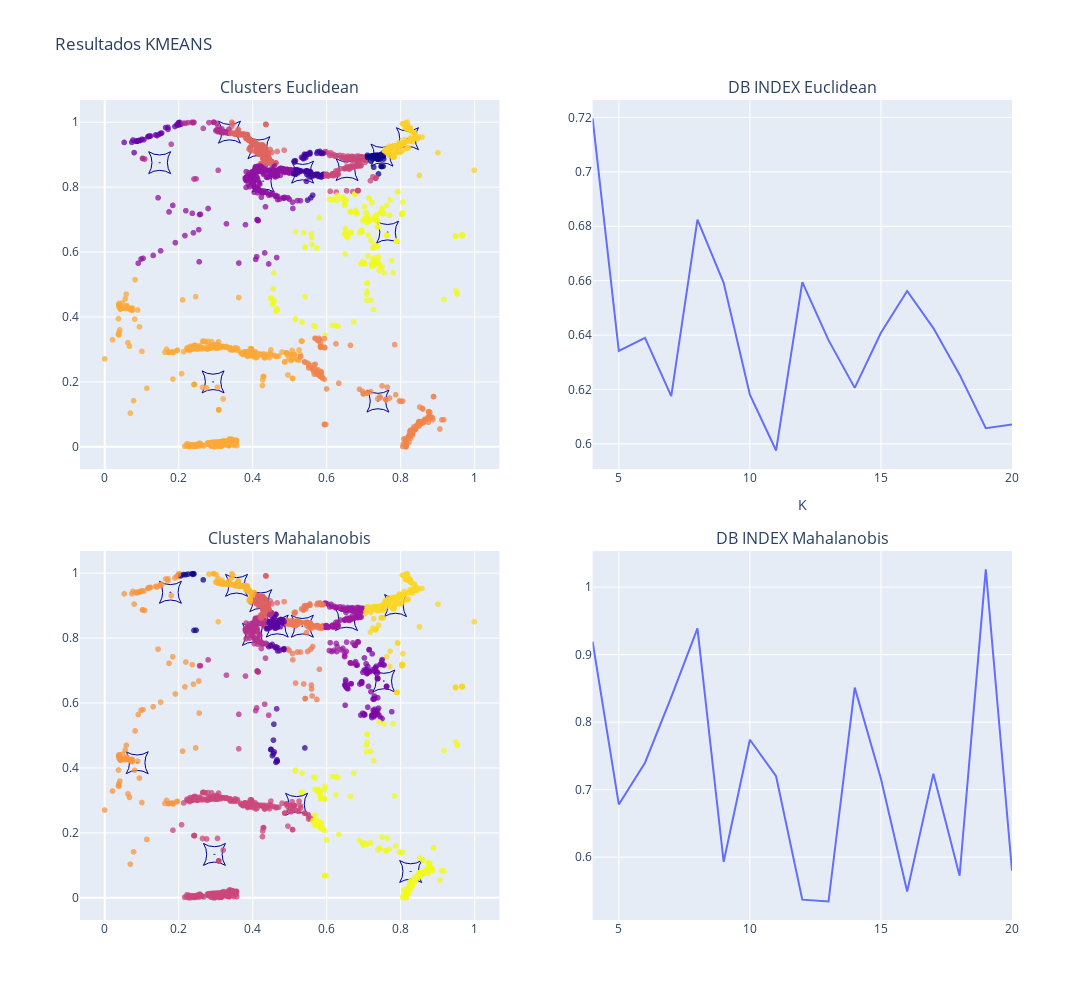

The notebook cell this image was saved under:
### Markdown cell above
## PLOT

### Code cell
fig = None
fig = make_subplots(
    rows=2,
    cols=2,
    subplot_titles=[
        "Clusters Euclidean",
        "DB INDEX Euclidean",
        "Clusters Mahalanobis",
        "DB INDEX Mahalanobis",
        
    ],
    vertical_spacing=0.1
)

data_11 = px.scatter(X_km, x= 0, y= 1, color="labels_euclidean", opacity=0.75).data[0]
data_12 = px.line(x=list(range(4, 21)), y=db_euclidean_list).data[0]

fig.add_trace(data_11, row=1, col=1)
fig.add_trace(data_12, row=1, col=2)

fig.add_trace(
    go.Scatter(
        x=pd.DataFrame(kmeans_euclidean.centroids)[0],
        y=pd.DataFrame(kmeans_euclidean.centroids)[1],
        mode="markers",
        marker=dict(size=20, color="darkblue", symbol="321"),
    ),
    row=1,
    col=1,
)


data_21 = px.scatter(X_km, x=0, y=1, color="labels_mahalanobis", opacity=0.75).data[0]
data_22 = px.line(x=list(range(4, 21)), y=db_mahalanobis_list).data[0]

fig.add_trace(data_21, row=2, col=1)
fig.add_trace(data_22, row=2, col=2)

fig.add_trace(
    go.Scatter(
        x=pd.DataFrame(kmeans_mahalanobis.centroids)[0],
        y=pd.DataFrame(kmeans_mahalanobis.centroids)[1],
        mode="markers",
        marker=dict(size=20, color="darkblue", symbol="321"),
    ),
    row=2,
    col=1,
)


fig.update_xaxes(title_text="K", row=1, col=2)
fig.update_layout(
    showlegend=False,
    title_text=f"Resultados KMEANS",
    coloraxis_showscale=False,
    width=1400,
    autosize=False,
    height=1000,
)

### Figure 1 — Plotly figure (JSON) as saved in the notebook; plotly's stock layout.template omitted (floating-point values rounded to 4 significant figures; data arrays with more than 128 entries replaced by an {"elided": "..."} marker saying what was removed)
{"data": [{"hovertemplate": "0=%{x}<br>1=%{y}<br>labels_euclidean=%{marker.color}<extra></extra>", "legendgroup": "", "marker": {"color": {"elided": "2178 int values"}, "coloraxis": "coloraxis", "opacity": 0.75, "symbol": "circle"}, "mode": "markers", "name": "", "showlegend": false, "type": "scattergl", "x": {"elided": "2178 float values"}, "xaxis": "x", "y": {"elided": "2178 float values"}, "yaxis": "y"}, {"hovertemplate": "x=%{x}<br>y=%{y}<extra></extra>", "legendgroup": "", "line": {"color": "#636efa", "dash": "solid"}, "mode": "lines", "name": "", "orientation": "v", "showlegend": false, "type": "scatter", "x": [4, 5, 6, 7, 8, 9, 10, 11, 12, 13, 14, 15, 16, 17, 18, 19, 20], "xaxis": "x2", "y": [0.7196, 0.6342, 0.639, 0.6176, 0.6825, 0.6592, 0.6181, 0.5975, 0.6594, 0.6381, 0.6206, 0.6409, 0.6562, 0.6426, 0.6255, 0.6057, 0.6071], "yaxis": "y2"}, {"marker": {"color": "darkblue", "size": 20, "symbol": "321"}, "mode": "markers", "type": "scatter", "x": [0.7495, 0.5349, 0.1485, 0.4284, 0.3372, 0.655, 0.4168, 0.7385, 0.2929, 0.8184, 0.7645], "xaxis": "x", "y": [0.8986, 0.8461, 0.8753, 0.8182, 0.9693, 0.8541, 0.9215, 0.1409, 0.2, 0.9492, 0.6611], "yaxis": "y"}, {"hovertemplate": "0=%{x}<br>1=%{y}<br>labels_mahalanobis=%{marker.color}<extra></extra>", "legendgroup": "", "marker": {"color": {"elided": "2178 int values"}, "coloraxis": "coloraxis", "opacity": 0.75, "symbol": "circle"}, "mode": "markers", "name": "", "showlegend": false, "type": "scattergl", "x": {"elided": "2178 float values"}, "xaxis": "x3", "y": {"elided": "2178 float values"}, "yaxis": "y3"}, {"hovertemplate": "x=%{x}<br>y=%{y}<extra></extra>", "legendgroup": "", "line": {"color": "#636efa", "dash": "solid"}, "mode": "lines", "name": "", "orientation": "v", "showlegend": false, "type": "scatter", "x": [4, 5, 6, 7, 8, 9, 10, 11, 12, 13, 14, 15, 16, 17, 18, 19, 20], "xaxis": "x4", "y": [0.9193, 0.6782, 0.74, 0.8369, 0.939, 0.5932, 0.774, 0.7199, 0.5372, 0.5344, 0.8511, 0.7163, 0.5492, 0.7238, 0.5726, 1.026, 0.5801], "yaxis": "y4"}, {"marker": {"color": "darkblue", "size": 20, "symbol": "321"}, "mode": "markers", "type": "scatter", "x": [0.1775, 0.5186, 0.4663, 0.7544, 0.6536, 0.402, 0.2965, 0.4217, 0.5342, 0.08778, 0.3563, 0.786, 0.8269], "xaxis": "x3", "y": [0.9411, 0.288, 0.8371, 0.6678, 0.8572, 0.8115, 0.1336, 0.9154, 0.8366, 0.4162, 0.9626, 0.9003, 0.08104], "yaxis": "y3"}], "layout": {"annotations": [{"font": {"size": 16}, "showarrow": false, "text": "Clusters Euclidean", "x": 0.225, "xanchor": "center", "xref": "paper", "y": 1, "yanchor": "bottom", "yref": "paper"}, {"font": {"size": 16}, "showarrow": false, "text": "DB INDEX Euclidean", "x": 0.775, "xanchor": "center", "xref": "paper", "y": 1, "yanchor": "bottom", "yref": "paper"}, {"font": {"size": 16}, "showarrow": false, "text": "Clusters Mahalanobis", "x": 0.225, "xanchor": "center", "xref": "paper", "y": 0.45, "yanchor": "bottom", "yref": "paper"}, {"font": {"size": 16}, "showarrow": false, "text": "DB INDEX Mahalanobis", "x": 0.775, "xanchor": "center", "xref": "paper", "y": 0.45, "yanchor": "bottom", "yref": "paper"}], "autosize": false, "coloraxis": {"showscale": false}, "height": 1000, "showlegend": false, "title": {"text": "Resultados KMEANS"}, "width": 1400, "xaxis": {"anchor": "y", "autorange": true, "domain": [0, 0.45], "range": [-0.06398, 1.064], "type": "linear"}, "xaxis2": {"anchor": "y2", "autorange": true, "domain": [0.55, 1], "range": [4, 20], "title": {"text": "K"}, "type": "linear"}, "xaxis3": {"anchor": "y3", "autorange": true, "domain": [0, 0.45], "range": [-0.06398, 1.064], "type": "linear"}, "xaxis4": {"anchor": "y4", "autorange": true, "domain": [0.55, 1], "range": [4, 20], "type": "linear"}, "yaxis": {"anchor": "x", "autorange": true, "domain": [0.55, 1], "range": [-0.06839, 1.068], "type": "linear"}, "yaxis2": {"anchor": "x2", "autorange": true, "domain": [0.55, 1], "range": [0.5908, 0.7264], "type": "linear"}, "yaxis3": {"anchor": "x3", "autorange": true, "domain": [0, 0.45], "range": [-0.06839, 1.068], "type": "linear"}, "yaxis4": {"anchor": "x4", "autorange": true, "domain": [0, 0.45], "range": [0.507, 1.053], "type": "linear"}}}
